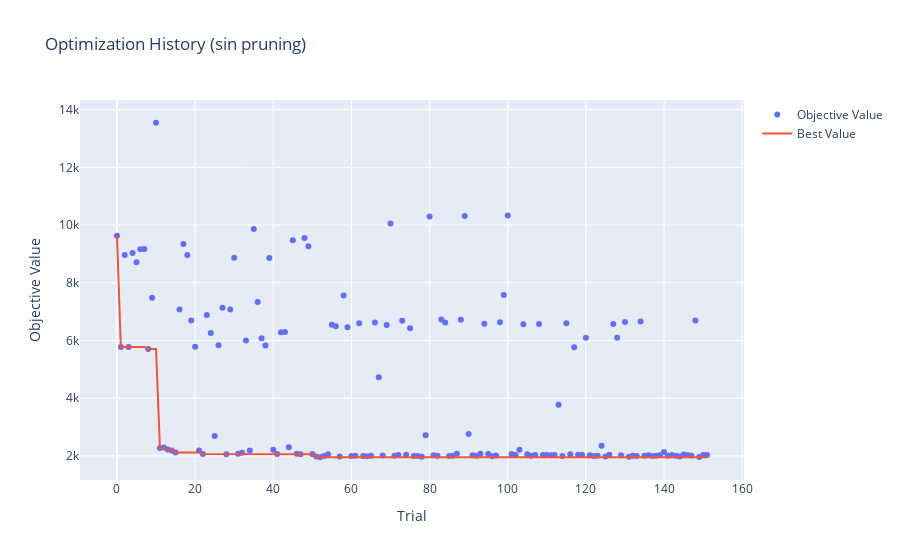
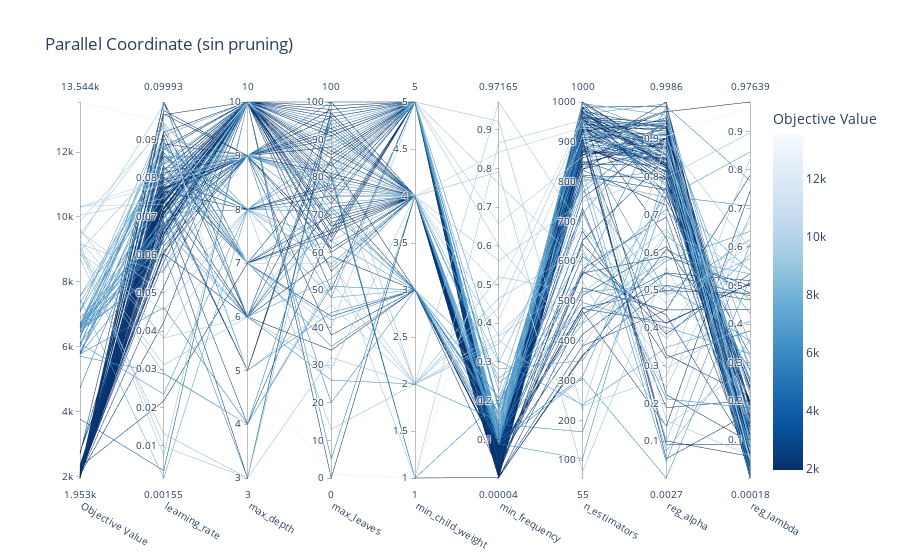
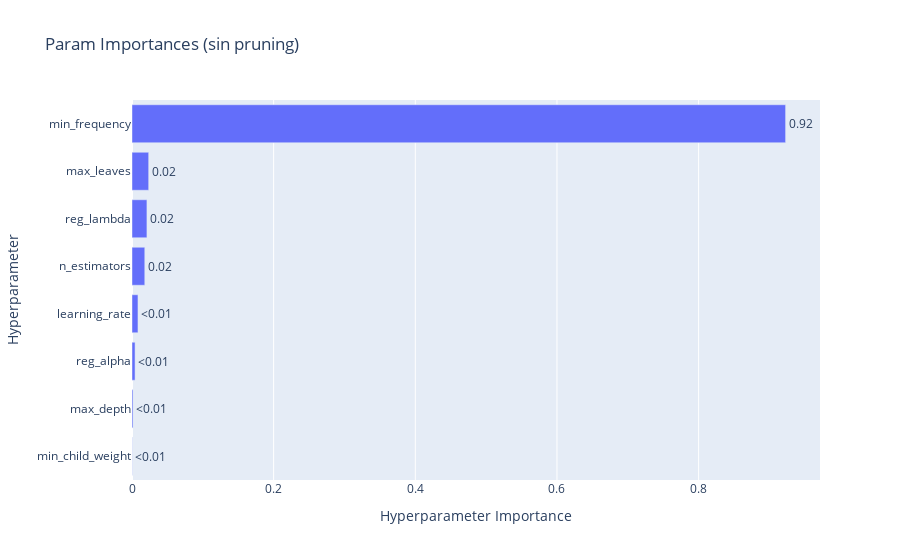
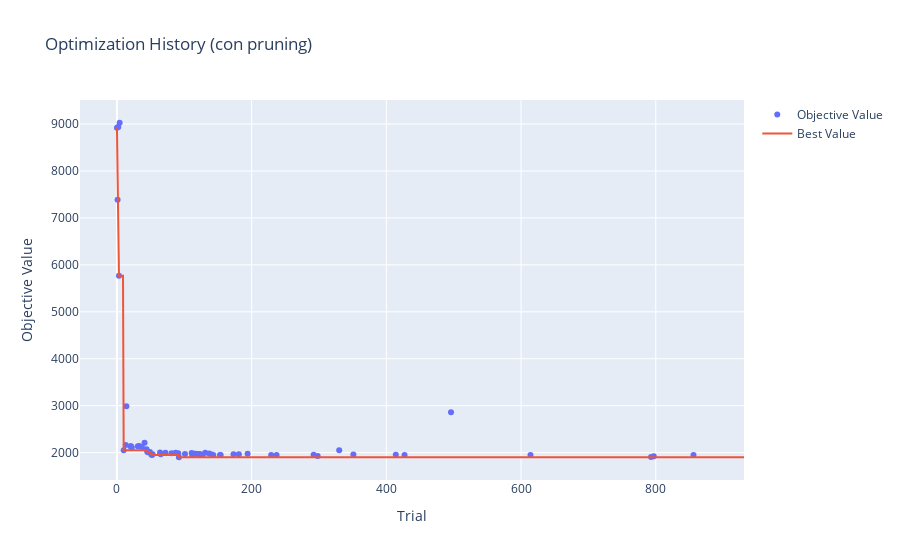

Here is the notebook cell these charts were saved with, in order:
### Markdown cell above
## 5. Visualizaciones (5 puntos)

<p align="center">
  <img src="https://media.tenor.com/F-LgB1xTebEAAAAd/look-at-this-graph-nickelback.gif">
</p>


Satisfecho con su trabajo, Fiu le pregunta si es posible generar visualizaciones que permitan entender el entrenamiento de su modelo.

A partir del siguiente <a href = https://optuna.readthedocs.io/en/stable/tutorial/10_key_features/005_visualization.html#visualization>enlace</a>, genere las siguientes visualizaciones:

1. Gráfico de historial de optimización [1 punto]
2. Gráfico de coordenadas paralelas [1 punto]
3. Gráfico de importancia de hiperparámetros [1 punto]

Comente sus resultados:

4. ¿Desde qué *trial* se empiezan a observar mejoras notables en sus resultados? [0.5 puntos]
5. ¿Qué tendencias puede observar a partir del gráfico de coordenadas paralelas? [1 punto]
6. ¿Cuáles son los hiperparámetros con mayor importancia para la optimización de su modelo? [0.5 puntos]

### Code cell
from optuna.visualization import (
    plot_optimization_history,
    plot_parallel_coordinate,
    plot_param_importances,
)

# ————— Visualizaciones SIN Pruning —————
# 1. Historial de optimización sin pruning
fig1 = plot_optimization_history(study)
fig1.update_layout(title="Optimization History (sin pruning)")
fig1.show()

# 2. Coordenadas paralelas sin pruning
fig2 = plot_parallel_coordinate(study)
fig2.update_layout(title="Parallel Coordinate (sin pruning)")
fig2.show()

# 3. Importancia de hiperparámetros sin pruning
fig3 = plot_param_importances(study)
fig3.update_layout(title="Param Importances (sin pruning)")
fig3.show()


# ————— Visualizaciones CON Pruning —————
# 1. Historial de optimización con pruning
fig4 = plot_optimization_history(study_prune)
fig4.update_layout(title="Optimization History (con pruning)")
fig4.show()

# 2. Coordenadas paralelas con pruning
fig5 = plot_parallel_coordinate(study_prune)
fig5.update_layout(title="Parallel Coordinate (con pruning)")
fig5.show()

# 3. Importancia de hiperparámetros con pruning
fig6 = plot_param_importances(study_prune)
fig6.update_layout(title="Param Importances (con pruning)")
fig6.show()

### Figure 1 — Plotly figure (JSON) as saved in the notebook; plotly's stock layout.template omitted (floating-point values rounded to 4 significant figures; data arrays with more than 128 entries replaced by an {"elided": "..."} marker saying what was removed)
{"data": [{"mode": "markers", "name": "Objective Value", "type": "scatter", "x": {"elided": "152 int values"}, "y": {"elided": "152 float values"}}, {"mode": "lines", "name": "Best Value", "type": "scatter", "x": {"elided": "152 int values"}, "y": {"elided": "152 float values"}}, {"marker": {"color": "#cccccc"}, "mode": "markers", "name": "Infeasible Trial", "showlegend": false, "type": "scatter", "x": [], "y": []}], "layout": {"title": {"text": "Optimization History (sin pruning)"}, "xaxis": {"title": {"text": "Trial"}}, "yaxis": {"title": {"text": "Objective Value"}}}}

### Figure 2 — Plotly figure (JSON) as saved in the notebook; plotly's stock layout.template omitted (floating-point values rounded to 4 significant figures; data arrays with more than 128 entries replaced by an {"elided": "..."} marker saying what was removed)
{"data": [{"dimensions": [{"label": "Objective Value", "range": [1953.0, 13540.0], "values": {"elided": "152 float values"}}, {"label": "learning_rate", "range": [0.001547, 0.09993], "values": {"elided": "152 float values"}}, {"label": "max_depth", "range": [3, 10], "values": {"elided": "152 int values"}}, {"label": "max_leaves", "range": [0, 100], "values": {"elided": "152 int values"}}, {"label": "min_child_weight", "range": [1, 5], "values": {"elided": "152 int values"}}, {"label": "min_frequency", "range": [3.931e-05, 0.9716], "values": {"elided": "152 float values"}}, {"label": "n_estimators", "range": [55, 1000], "values": {"elided": "152 int values"}}, {"label": "reg_alpha", "range": [0.002668, 0.9986], "values": {"elided": "152 float values"}}, {"label": "reg_lambda", "range": [0.0001771, 0.9764], "values": {"elided": "152 float values"}}], "labelangle": 30, "labelside": "bottom", "line": {"color": {"elided": "152 float values"}, "colorbar": {"title": {"text": "Objective Value"}}, "colorscale": [[0, "rgb(247,251,255)"], [0.125, "rgb(222,235,247)"], [0.25, "rgb(198,219,239)"], [0.375, "rgb(158,202,225)"], [0.5, "rgb(107,174,214)"], [0.625, "rgb(66,146,198)"], [0.75, "rgb(33,113,181)"], [0.875, "rgb(8,81,156)"], [1, "rgb(8,48,107)"]], "reversescale": true, "showscale": true}, "type": "parcoords"}], "layout": {"title": {"text": "Parallel Coordinate (sin pruning)"}}}

### Figure 3 — Plotly figure (JSON) as saved in the notebook; plotly's stock layout.template omitted (floating-point values rounded to 4 significant figures)
{"data": [{"cliponaxis": false, "hovertemplate": ["min_child_weight (IntDistribution): 0.0003075755257645305<extra></extra>", "max_depth (IntDistribution): 0.00145408977117439<extra></extra>", "reg_alpha (FloatDistribution): 0.004324182241507238<extra></extra>", "learning_rate (FloatDistribution): 0.00843231404496292<extra></extra>", "n_estimators (IntDistribution): 0.018040131398880128<extra></extra>", "reg_lambda (FloatDistribution): 0.02107518917116575<extra></extra>", "max_leaves (IntDistribution): 0.02354498376722694<extra></extra>", "min_frequency (FloatDistribution): 0.922821534079318<extra></extra>"], "name": "Objective Value", "orientation": "h", "text": ["<0.01", "<0.01", "<0.01", "<0.01", "0.02", "0.02", "0.02", "0.92"], "textposition": "outside", "type": "bar", "x": [0.0003076, 0.001454, 0.004324, 0.008432, 0.01804, 0.02108, 0.02354, 0.9228], "y": ["min_child_weight", "max_depth", "reg_alpha", "learning_rate", "n_estimators", "reg_lambda", "max_leaves", "min_frequency"]}], "layout": {"title": {"text": "Param Importances (sin pruning)"}, "xaxis": {"title": {"text": "Hyperparameter Importance"}}, "yaxis": {"title": {"text": "Hyperparameter"}}}}

### Figure 4 — Plotly figure (JSON) as saved in the notebook; plotly's stock layout.template omitted (floating-point values rounded to 4 significant figures; data arrays with more than 128 entries replaced by an {"elided": "..."} marker saying what was removed)
{"data": [{"mode": "markers", "name": "Objective Value", "type": "scatter", "x": [0, 1, 2, 3, 4, 10, 13, 14, 20, 21, 22, 31, 33, 37, 41, 44, 45, 46, 49, 51, 52, 53, 64, 65, 72, 81, 87, 91, 92, 101, 111, 112, 115, 117, 121, 123, 127, 131, 137, 141, 143, 153, 154, 173, 181, 194, 229, 237, 292, 298, 330, 351, 414, 427, 496, 614, 793, 797, 856], "y": [8920.0, 7385.0, 8935.0, 5769.0, 9027.0, 2052.0, 2165.0, 2987.0, 2134.0, 2135.0, 2107.0, 2134.0, 2142.0, 2117.0, 2209.0, 2071.0, 2021.0, 2008.0, 2013.0, 1961.0, 1951.0, 1967.0, 2003.0, 1963.0, 1997.0, 1988.0, 1996.0, 1986.0, 1901.0, 1971.0, 1991.0, 1950.0, 1978.0, 1976.0, 1972.0, 1970.0, 1956.0, 1995.0, 1980.0, 1962.0, 1948.0, 1950.0, 1951.0, 1965.0, 1962.0, 1976.0, 1948.0, 1948.0, 1956.0, 1929.0, 2048.0, 1960.0, 1956.0, 1948.0, 2861.0, 1946.0, 1904.0, 1921.0, 1950.0]}, {"mode": "lines", "name": "Best Value", "type": "scatter", "x": {"elided": "932 int values"}, "y": {"elided": "932 float values"}}, {"marker": {"color": "#cccccc"}, "mode": "markers", "name": "Infeasible Trial", "showlegend": false, "type": "scatter", "x": [], "y": []}], "layout": {"title": {"text": "Optimization History (con pruning)"}, "xaxis": {"title": {"text": "Trial"}}, "yaxis": {"title": {"text": "Objective Value"}}}}
